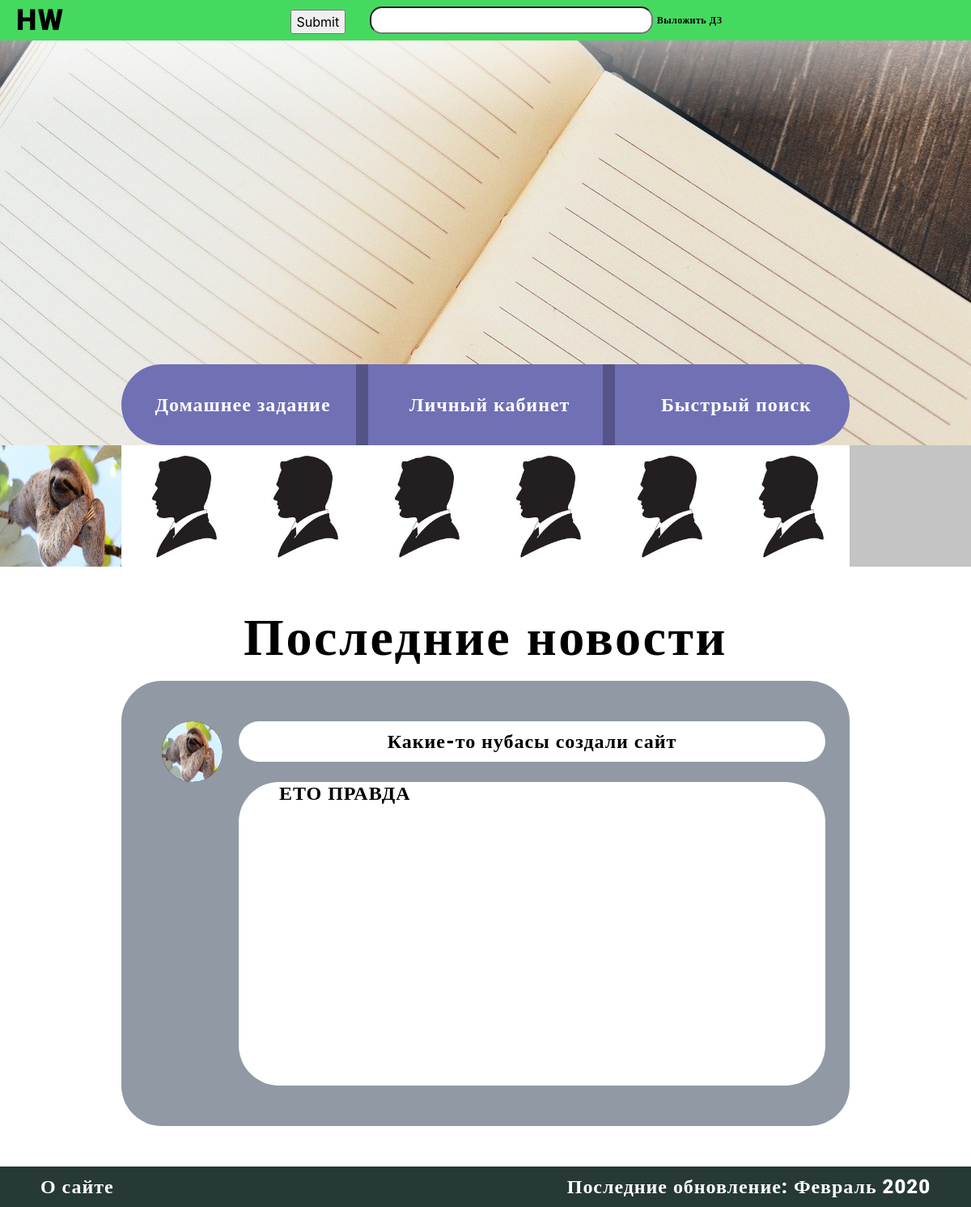
The page / on the database its author committed.
### users/models.py (models this page shows, shortened)
class User(AbstractBaseUser):
	username = models.CharField(max_length=20, unique=True)
	admin = models.BooleanField(default=False)
	staff = models.BooleanField(default=False)
	USERNAME_FIELD = 'username'
	REQUIRED_FIELDS = []
	objects = UserManager()

class UserProfile(models.Model):
	user = models.OneToOneField(User, related_name='profile', on_delete=models.CASCADE)
	name = models.CharField(max_length=15, blank=True)
	surname = models.CharField(max_length=15, blank=True)
	grade = models.IntegerField(choices=create_grades(), default=1)
	photo = models.ImageField(upload_to=upload_location, default='users/default.jpg')

### homeworks/models.py (models this page shows, shortened)
class New(models.Model):
	publisher = models.ForeignKey(User, related_name='news', on_delete=models.CASCADE)
	summary = models.CharField(max_length=40)
	description = models.CharField(max_length=400)
	publication_date = models.DateTimeField(auto_now_add=True)

### HWHUB/views.py (the view)
# urls.py: path('', views.MainPage.as_view(), name='main'),
class MainPage(View):
	def get(self, request):
		last_users = User.objects.all().last()[:10]
		last_news = New.objects.all().order_by('-publication_date')
		if request.user.is_authenticated:
			profile = UserProfile.objects.filter(user=request.user)[0]
		else:
			profile = None
		context = {'user':request.user, 'profile':profile,
		'last_users':last_users, 'last_news':last_news, 'classes':list(range(1, 12))}
		return render(request, 'main.html', context)

### users/models.py (called while the page is built)
	def last(self):
		return self.order_by('-homeworks__publication_date')

	def get_queryset(self):
		return UserQuerySet(self.model, using=self._db)

### templates/main.html (shortened to what this page needs)
{% extends 'navbar.html' %}
{% load static %}
{% block link %}
<link href="{% static 'styles/main.css' %}?version=32" rel="stylesheet">
{% endblock %}
{% block content %}
<div class="content">
	<div class="header">
		<div class="header_button_area" style="background: linear-gradient(180deg, rgba(255, 255, 255, 0.82) 0.01%, rgba(255, 255, 255, 0.54) 0.02%, rgba(255, 255, 255, 0) 19.79%), url({% static 'images/header.jpg' %});">
			<div class="header_button_area_button">
				<div class="header_button_area_button_HW">
						<div class="header_button_area_button_HW_Link">
							<p class="usual" style="margin-top: 36px">Домашнее задание</p>
						</div>
				</div>
				<div class="Stick"></div>
				<div class="header_button_area_button_LK">
					<a href="id{{request.user.id}}">
						<div class="header_button_area_button_LK_Link">
							<p class="usual" style="margin-top: 36px">Личный кабинет</p>
						</div>
					</a>
				</div>
				<div class="Stick"></div>
				<div class="header_button_area_button_FS">
						<div class="header_button_area_button_FS_Link">
							<p class="usual" style="margin-top: 36px">Быстрый поиск</p>
						</div>
				</div>
			</div>
		</div>
		<div class="HW_LastUsers" style="background: #C4C4C4">
			{% for user in last_users %}
			<div class="HW_LastUsers_Item">
			<a href="{% url 'profile' user.id %}">
			<img src="{{ user.profile.photo.url }}" width="150px" height="150px" style="background: black">
			</a>
			</div>
			{% endfor %}
		</div>
	</div>
	<div class="main_content">
		<p class="usual" style="margin-top: 50px; font-size: 64px; line-height: 75px; color: black!important" align="center">Последние новости</p>
		<div class="news_block">
			{% for new in last_news %}
			<div class="news_block_grid">
				<div class="news_block_avatar">
					<img src="{{new.publisher.profile.photo.url}}" width="75px" height="75px">
				</div>
				<div class="news_block_name">
					<div class="news_block_name_content usual" style="color: black!important;">
						{{new.summary}}
					</div>
				</div>
				<div class="news_block_content">
					<div class="news_block_content_content usual" style="color: black!important;">
						{{new.description}}
					</div>
				</div>
			</div>
			{% endfor %}
		</div>
	</div>
	<div class="footer">
		<a class="usual" href="#" style="left: 50px; position: absolute; margin-top: 11px">О сайте</a>
		<div class="last_update">
		<p class="usual" style="margin-bottom: 0px">Последние обновление: Февраль 2020</p>
		</div>
	</div>
</div>
{% endblock %}

### static/styles/style_nav.css (style rules this page uses)
.usual { font-family: Roboto; font-style: normal; font-weight: 900; font-size: 24px; line-height: 28px; text-align: center; letter-spacing: 0.04em; color: #FFFFFF; }

### static/styles/main.css (style rules this page uses)
.content { display: grid; width: 100%; height: 100%; grid-template-columns: 150px calc(100% - (150px * 2)) 150px; grid-template-rows: 650px calc(100% - 700px) 50px; grid-template-areas: "header header header" "left content right" "footer footer footer"; }
.header { grid-area: header; height: 650px; }
.header_button_area { height: 500px; }
.main_content { grid-area: content; }
.footer { grid-area: footer; background: #263936; }
.HW_LastUsers { display: grid; grid-template-rows: 150px; grid-template-columns: repeat(100,150px); overflow-x: hidden; max-height: 150px; overflow-y: hidden; }
.news_block { background: #9099A4; width: 100%; height: 550px; border-radius: 50px; margin-bottom: 50px; }
.news_block_grid { width: calc(100% - 100px); height: calc(100% - 50px); padding-top: 50px; margin-left: 50px; display: grid; grid-template-areas: "profile name" "empty content"; grid-template-columns: 75px calc(100% - 75px); grid-template-rows: 75px calc(100% - 75px); grid-column-gap: 20px; }
.news_block_avatar img { border-radius: 75px; background: black; height: 75px; width: 75px; grid-area: profile; }
.news_block_name { width: 100%; height: 50px; border-radius: 50px; background: white; grid-area: name; }
.news_block_content { width: 100%; height: 100%; border-radius: 50px; background: white; grid-area: content; }
.header_button_area_button { position: absolute; margin-left: 150px; margin-top: 400px; display: grid; border-radius: 50px; width: calc(100% - 300px); height: 100px; grid-template-columns: calc((100% - 30px) / 3) 15px calc((100% - 30px) / 3) 15px calc((100% - 30px) / 3); }
.header_button_area_button_HW { background: #7070B5; border-radius: 50px 0px 0px 50px; align-items: center; text-align: center; }
.header_button_area_button_LK { background: #7070B5; align-items: center; text-align: center; }
.header_button_area_button_FS { background: #7070B5; border-radius: 0px 50px 50px 0px; align-items: center; text-align: center; }
.Stick { background: #545488; }
.usual { font-family: Roboto; font-style: normal; font-weight: 900; font-size: 24px; line-height: 28px; text-align: center; letter-spacing: 0.04em; color: #FFFFFF; }
.header_button_area_button_HW_Link { align-items: center; text-align: center; height: 100%; width: calc(100%/3); position: absolute; }
.header_button_area_button_LK_Link { align-items: center; text-align: center; height: 100%; width: calc(100%/3); position: absolute; }
.header_button_area_button_FS_Link { align-items: center; text-align: center; height: 100%; width: calc(100%/3); position: absolute; }
.last_update { right: 50px; position: absolute; height: 28px; margin-top: 11px; }
.news_block_name_content { margin-top: 11px; width: calc(100% - 100px); margin-left: 50px; }
.news_block_content_content { margin-left: 50px; text-align: left!important; width: calc(100% - 100px); }

### rows shown on the page
User: profile.photo (placeholder picture)
User: profile.photo (placeholder picture)
User: profile.photo (placeholder picture)
User: profile.photo (placeholder picture)
User: profile.photo (placeholder picture)
User: profile.photo (placeholder picture)
User: profile.photo (placeholder picture)
New: publisher.profile.photo (placeholder picture), summary "Какие-то нубасы создали сайт", description "ЕТО ПРАВДА"
